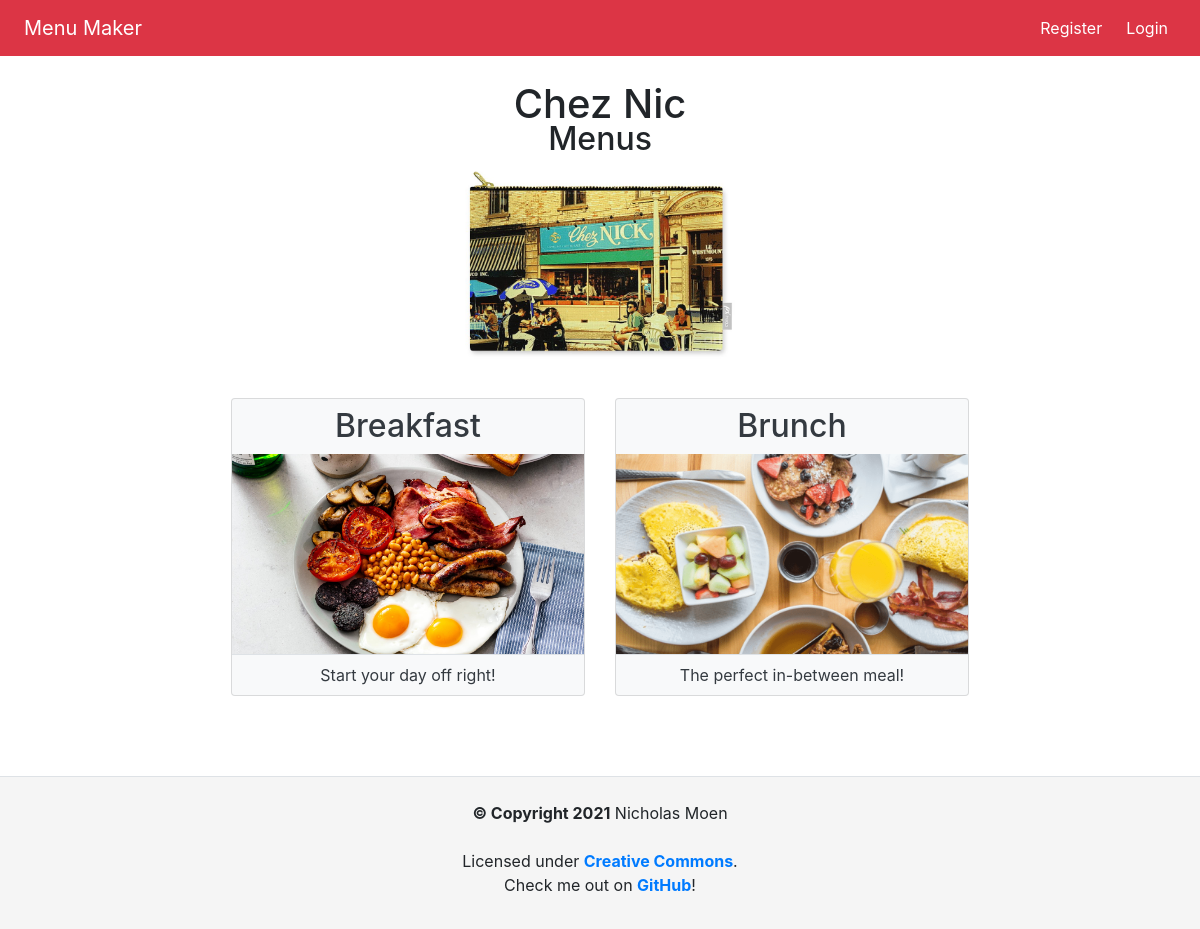
The app's page /restaurants/chez-nic/ with its own data.
### restaurants/models.py (models this page shows, shortened)
class Restaurant(models.Model):
    name = models.CharField(max_length=128, default=None, blank=False)
    slug = models.SlugField(max_length=128, unique=True)
    admin_users = models.ManyToManyField(settings.AUTH_USER_MODEL)
    image = models.ImageField(
        upload_to=upload_to, blank=True, null=True,
        help_text="An image or logo for your restaurant (optional)")
    class Meta:
        ordering = ['name']

### menus/models.py (models this page shows, shortened)
class Menu(models.Model):
    THEME_CHOICES = [
        ('default', "Default"),
        ('secondary', "Secondary")]
    restaurant = models.ForeignKey(
        'restaurants.Restaurant',
        on_delete=models.CASCADE)
    name = models.CharField(max_length=128, default=None, blank=False)
    slug = models.SlugField(max_length=128)
    image = models.ImageField(
        help_text="An image or logo for this menu (optional)",
        upload_to=menu_upload_to, blank=True, null=True)
    description = models.CharField(max_length=256, blank=True, null=True)
    theme = models.CharField(
        max_length=32,
        choices=THEME_CHOICES,
        default='default')
    class Meta:
        ordering = ['name']

### restaurants/views.py (the view)
class RestaurantDetailView(DetailView):
    model = Restaurant
    slug_url_kwarg = 'restaurant_slug'

### menus_project/context_processors.py (called while the page is built)
def project_name(request):
    return {'PROJECT_NAME': PROJECT_NAME}

### restaurants/templates/restaurants/restaurant_detail.html (shortened to what this page needs)
{% extends 'base.html' %}
{% block body_title %}{{ restaurant.name }}{% endblock %}
{% block content %}
  <h2 class="mt-n3 mb-4 text-center">Menus</h2>
  {% if restaurant.image %}
    <img src="{{ restaurant.image.url }}" class="mt-n3 restaurant-img">
  {% endif %}
  {% if not restaurant.menu_set.all %}
<p>This restaurant does not have any menus.</p>
  {% else %}
  <section class="card-deck mb-5">
    {% for menu in restaurant.menu_set.all %}
      {% if menu.menusection_set.count %}
    <div class="card bg-light text-center">
      <a href="{% url 'menus:menu_detail' restaurant_slug=restaurant.slug menu_slug=menu.slug %}" class="text-dark text-decoration-none">
        <h2 class="card-title m-2">{{ menu.name }}</h2>
        {% if menu.image %}
        <img src="{{ menu.image.url }}" href="{% url 'menus:menu_detail' restaurant_slug=restaurant.slug menu_slug=menu.slug %}" class="restaurant-menu-img">
        {% else %}
        <div class="restaurant-menu-img bg-secondary"></div>
        {% endif %}
        <p class="card-text p-2 border-top">{% if menu.description %}{{ menu.description }}{% else %}{{ menu.name }} menu{% endif %}</p>
      </a>
    </div>
      {% endif %}
    {% endfor %}
  </section>
  {% endif %}
{% endblock content %}

### static/css/base.css (style rules this page uses)
.restaurant-img, .menu-img { display: block; margin: auto; margin-bottom: 2rem; max-width: 80%; height: auto; max-height: 25vh; border-radius: 2rem; }
.restaurant-menu-img { width: 100%; height: 25vh; object-fit: cover; }

### records on screen
Restaurant: name "Chez Nic", image (picture)
Menu: name "Breakfast", image (picture), description "Start your day off right!"
Menu: name "Brunch", image (picture), description "The perfect in-between meal!"

### other values on screen
{{ PROJECT_NAME }} "Menu Maker"
